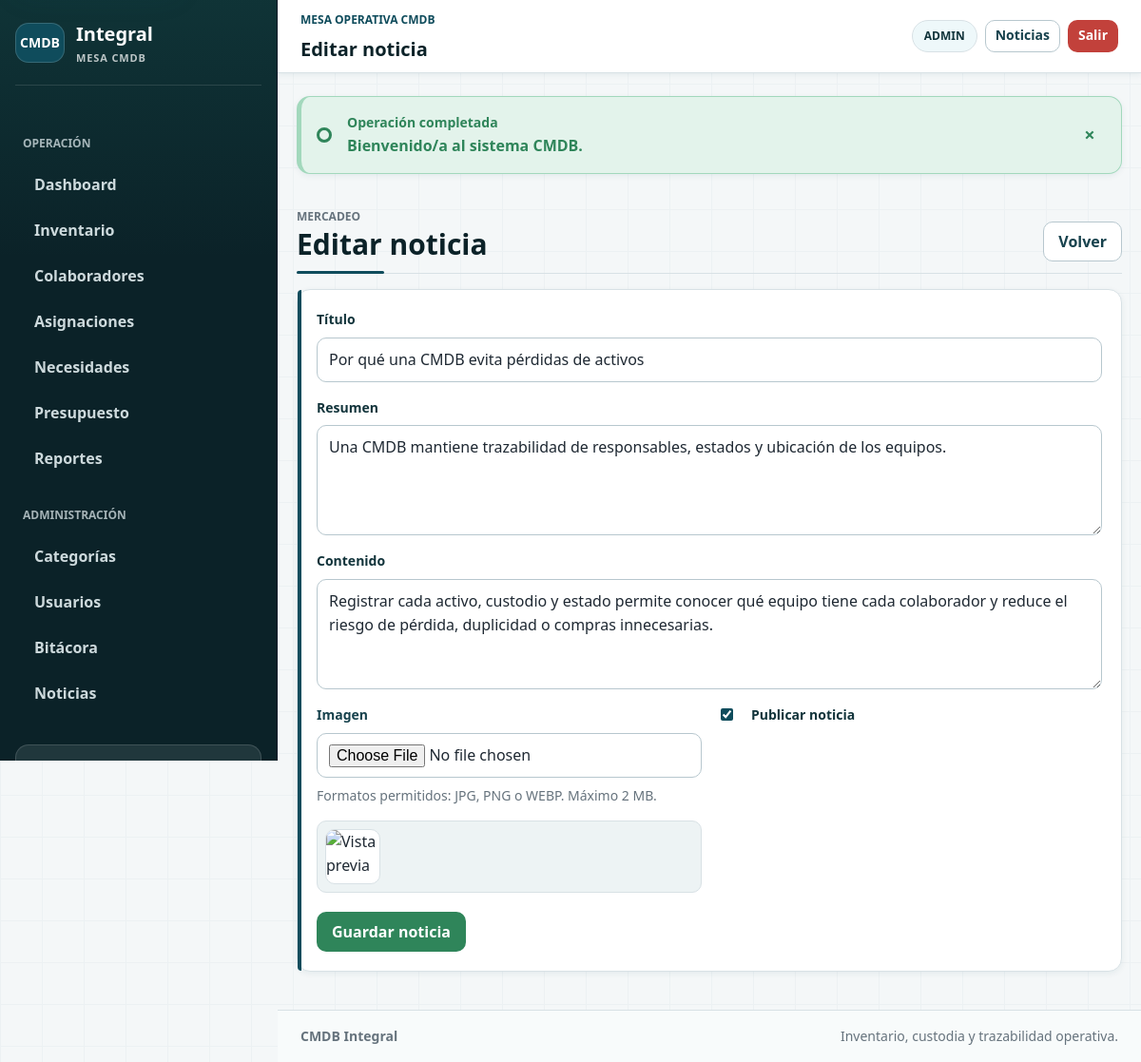
The app's page /CMDB_Semestral/public/news/edit?id=1 (signed in) with its own data.
### tables this page shows
CREATE TABLE `noticias` (
  `id` int UNSIGNED NOT NULL,
  `usuario_id` int UNSIGNED DEFAULT NULL,
  `titulo` varchar(180) NOT NULL,
  `resumen` varchar(300) NOT NULL,
  `contenido` text NOT NULL,
  `imagen` varchar(255) DEFAULT NULL,
  `publicada` tinyint(1) NOT NULL DEFAULT '1',
  `created_at` timestamp NOT NULL DEFAULT CURRENT_TIMESTAMP,
  `updated_at` timestamp NOT NULL DEFAULT CURRENT_TIMESTAMP ON UPDATE CURRENT_TIMESTAMP
);

### app/Core/View.php (called while the page is built, shortened)
<?php
final class View
{
    public static function render(string $view, array $data = []): void
    {
        $viewFile = dirname(__DIR__) . '/Views/' . $view . '.php';
        extract($data, EXTR_SKIP);
        try {
            require dirname(__DIR__) . '/Views/layout/header.php';
            require dirname(__DIR__) . '/Views/layout/flash.php';
            require $viewFile;
            require dirname(__DIR__) . '/Views/layout/footer.php';
        } finally {
            unset($_SESSION['_old_input']);
        }
    }
}

### app/Core/Controller.php (called while the page is built, shortened)
<?php
abstract class Controller
{
    protected function render(string $view, array $data = []): void
    {
        View::render($view, $data);
    }
}

### app/Controllers/NewsController.php (called while the page is built, shortened)
<?php
final class NewsController extends Controller
{
    private News $news;
    public function __construct(?ModelFactory $models = null)
    {
        $models ??= ModelFactory::default();
        $this->news = $models->news();
    }
    public function edit(): void
    {
        $article = $this->news->find((int) ($_GET['id'] ?? 0));
        $this->render('news/form', ['title' => 'Editar noticia', 'article' => $article]);
    }
}

### app/Core/Router.php (called while the page is built, shortened)
<?php
final class Router
{
    private array $routes = [];
    private $controllerFactory;
    public function __construct(?callable $controllerFactory = null)
    {
        $this->controllerFactory = $controllerFactory ?? static function (string $class): object {
            return new $class(ModelFactory::default());
        };
    }
    private function add(string $method, string $path, array $handler): void
    {
        $this->routes[$method][rtrim($path, '/') ?: '/'] = $handler;
    }
    public function dispatch(string $method, string $uri): void
    {
        $path = parse_url($uri, PHP_URL_PATH) ?: '/';
        $base = rtrim((string) Config::get('app.base_path', ''), '/');
        if ($base !== '' && str_starts_with($path, $base)) {
            $path = substr($path, strlen($base)) ?: '/';
        }
        $path = rtrim($path, '/') ?: '/';
        $lookupMethod = $method === 'HEAD' ? 'GET' : $method;
        $handler = $this->routes[$lookupMethod][$path] ?? null;
        [$class, $action] = $handler;
        $controller = ($this->controllerFactory)($class);
        $controller->$action();
    }
}

### public/index.php (called while the page is built, shortened)
<?php
require_once dirname(__DIR__) . '/app/Core/Autoloader.php';
require_once dirname(__DIR__) . '/app/Core/helpers.php';
Config::load(require dirname(__DIR__) . '/app/Config/config.php');
$router = new Router();
$router->get('/', [HomeController::class, 'index']);
$router->get('/news', [NewsController::class, 'index']);
$router->get('/qr', [InventoryController::class, 'qrLookup']);
$router->get('/login', [AuthController::class, 'loginForm']);
$router->post('/login', [AuthController::class, 'login']);
$router->get('/register', [AuthController::class, 'registerForm']);
$router->post('/register', [AuthController::class, 'register']);
$router->post('/logout', [AuthController::class, 'logout']);
$router->get('/forgot-password', [AuthController::class, 'forgotForm']);
$router->post('/forgot-password', [AuthController::class, 'forgot']);
$router->get('/reset-password', [AuthController::class, 'resetForm']);
$router->post('/reset-password', [AuthController::class, 'reset']);
$router->get('/dashboard', [DashboardController::class, 'index']);
$router->get('/audit', [AuditController::class, 'index']);
$router->get('/audit/trail', [AuditController::class, 'trail']);
$router->get('/audit/keys', [AuditController::class, 'keys']);
$router->post('/audit/keys/generate', [AuditController::class, 'generateKey']);
$router->post('/audit/keys/rotate', [AuditController::class, 'rotateKey']);
$router->post('/audit/keys/revoke', [AuditController::class, 'revokeKey']);
$router->post('/audit/signatures/verify', [AuditController::class, 'verifySignature']);
$router->get('/users', [UsersController::class, 'index']);
$router->get('/users/create', [UsersController::class, 'create']);
$router->post('/users/store', [UsersController::class, 'store']);
$router->get('/users/edit', [UsersController::class, 'edit']);
$router->post('/users/update', [UsersController::class, 'update']);
$router->post('/users/unlock', [UsersController::class, 'unlock']);
$router->post('/users/toggle-active', [UsersController::class, 'toggleActive']);
$router->get('/categories', [CategoriesController::class, 'index']);
$router->get('/categories/create', [CategoriesController::class, 'create']);
$router->post('/categories/store', [CategoriesController::class, 'store']);
$router->get('/categories/edit', [CategoriesController::class, 'edit']);
$router->post('/categories/update', [CategoriesController::class, 'update']);
$router->post('/categories/deactivate', [CategoriesController::class, 'deactivate']);
$router->get('/collaborators', [CollaboratorsController::class, 'index']);
$router->get('/collaborators/create', [CollaboratorsController::class, 'create']);
$router->post('/collaborators/store', [CollaboratorsController::class, 'store']);
$router->get('/collaborators/edit', [CollaboratorsController::class, 'edit']);
$router->post('/collaborators/update', [CollaboratorsController::class, 'update']);
$router->get('/inventory', [InventoryController::class, 'index']);
$router->get('/inventory/create', [InventoryController::class, 'create']);
$router->post('/inventory/store', [InventoryController::class, 'store']);
$router->get('/inventory/edit', [InventoryController::class, 'edit']);
$router->post('/inventory/update', [InventoryController::class, 'update']);
$router->get('/inventory/detail', [InventoryController::class, 'detail']);
$router->get('/inventory/qr-svg', [InventoryController::class, 'qrSvg']);
$router->get('/inventory/qr-download', [InventoryController::class, 'qrDownload']);
$router->post('/inventory/qr-generate', [InventoryController::class, 'qrGenerate']);
$router->post('/inventory/qr-regenerate', [InventoryController::class, 'qrRegenerate']);
$router->post('/inventory/qr-revoke', [InventoryController::class, 'qrRevoke']);
$router->post('/inventory/status', [InventoryController::class, 'status']);
$router->post('/inventory/reveal-license', [InventoryController::class, 'revealLicense']);
$router->post('/inventory/license-assign', [InventoryController::class, 'assignLicense']);
$router->post('/inventory/license-release', [InventoryController::class, 'releaseLicense']);
$router->get('/assignments', [AssignmentsController::class, 'index']);
$router->get('/assignments/create', [AssignmentsController::class, 'create']);
$router->post('/assignments/store', [AssignmentsController::class, 'store']);
$router->post('/assignments/close', [AssignmentsController::class, 'close']);
$router->post('/assignments/receive', [AssignmentsController::class, 'receive']);
$router->post('/assignments/review', [AssignmentsController::class, 'review']);
$router->get('/needs', [NeedsController::class, 'index']);
$router->post('/needs/update-status', [NeedsController::class, 'updateStatus']);
$router->post('/portal/needs/store', [NeedsController::class, 'createPortalRequest']);
$router->get('/budgets', [BudgetsController::class, 'index']);
$router->post('/budgets/generate', [BudgetsController::class, 'generate']);
$router->get('/budgets/excel', [BudgetsController::class, 'excel']);
$router->get('/reports', [ReportsController::class, 'index']);
$router->get('/reports/assets-excel', [ReportsController::class, 'assetsExcel']);
$router->get('/reports/assignments-excel', [ReportsController::class, 'assignmentsExcel']);
$router->get('/reports/available-excel', [ReportsController::class, 'availableExcel']);
$router->get('/reports/categories-excel', [ReportsController::class, 'categoriesExcel']);
$router->get('/reports/assigned-categories-excel', [ReportsController::class, 'assignedCategoriesExcel']);
$router->get('/reports/repairs-excel', [ReportsController::class, 'repairsExcel']);
$router->get('/reports/donations-excel', [ReportsController::class, 'donationsExcel']);
$router->get('/reports/discards-excel', [ReportsController::class, 'discardsExcel']);
$router->get('/reports/licenses-excel', [ReportsController::class, 'licensesExcel']);
$router->get('/reports/license-seats-excel', [ReportsController::class, 'licenseSeatsExcel']);
$router->get('/reports/expirations-excel', [ReportsController::class, 'expirationsExcel']);
$router->get('/reports/depreciation-excel', [ReportsController::class, 'depreciationExcel']);
$router->get('/reports/needs-excel', [ReportsController::class, 'needsExcel']);
$router->get('/reports/returns-excel', [ReportsController::class, 'returnsExcel']);
$router->get('/reports/reviews-excel', [ReportsController::class, 'reviewsExcel']);
$router->get('/reports/state-history-excel', [ReportsController::class, 'stateHistoryExcel']);
$router->get('/portal', [PortalController::class, 'index']);
$router->get('/portal/password', [PortalController::class, 'passwordForm']);
$router->post('/portal/password', [PortalController::class, 'changePassword']);
$router->post('/portal/returns/store', [PortalController::class, 'requestReturn']);
$router->get('/news/admin', [NewsController::class, 'adminIndex']);
$router->get('/news/create', [NewsController::class, 'create']);
$router->post('/news/store', [NewsController::class, 'store']);
$router->get('/news/edit', [NewsController::class, 'edit']);
$router->post('/news/update', [NewsController::class, 'update']);
$router->dispatch($_SERVER['REQUEST_METHOD'], $_SERVER['REQUEST_URI']);

### app/Core/Autoloader.php (called while the page is built, shortened)
<?php
spl_autoload_register(function (string $class): void {
    $prefix = 'App\\';
    $baseDir = dirname(__DIR__) . DIRECTORY_SEPARATOR;
    $relative = substr($class, strlen($prefix));
    $file = $baseDir . str_replace('\\', DIRECTORY_SEPARATOR, $relative) . '.php';
});

### app/Core/ModelFactory.php (called while the page is built, shortened)
<?php
final class ModelFactory
{
    public function news(): News
    {
        return new News($this->db);
    }
}

### app/Core/Database.php (called while the page is built, shortened)
<?php
final class Database
{
    private PDO $pdo;
    private function __construct()
    {
        $host = Config::get('db.host');
        $db = Config::get('db.database');
        $charset = Config::get('db.charset', 'utf8mb4');
        $dsn = "mysql:host={$host};dbname={$db};charset={$charset}";
        try {
            $this->pdo = new PDO(
                $dsn,
                Config::get('db.user'),
                Config::get('db.password'),
                [
                    PDO::ATTR_ERRMODE => PDO::ERRMODE_EXCEPTION,
                    PDO::ATTR_DEFAULT_FETCH_MODE => PDO::FETCH_ASSOC,
                    PDO::ATTR_EMULATE_PREPARES => false,
                ]
            );
        } catch (PDOException $exception) {
            throw new DatabaseException('No fue posible conectar con la base de datos.', 0, $exception);
        }
    }
    public function fetch(string $sql, array $params = []): ?array
    {
        try {
            $statement = $this->pdo->prepare($sql);
            $statement->execute($params);
            $row = $statement->fetch();
        } catch (PDOException $exception) {
            throw new DatabaseException('No fue posible consultar la base de datos.', 0, $exception);
        }
        return $row ?: null;
    }
}

### app/Core/Config.php (called while the page is built, shortened)
<?php
final class Config
{
    private static array $data = [];
    public static function load(array $data): void
    {
        self::$data = $data;
    }
    public static function get(string $key, mixed $default = null): mixed
    {
        $segments = explode('.', $key);
        $value = self::$data;
        foreach ($segments as $segment) {
            $value = $value[$segment];
        }
        return $value;
    }
}

### app/Models/News.php (called while the page is built, shortened)
<?php
final class News
{
    public function find(int $id): ?array
    {
        return $this->db->fetch("SELECT * FROM noticias WHERE id = :id", ['id' => $id]);
    }
}

### app/Core/helpers.php (called while the page is built, shortened)
<?php
function e(mixed $value): string
{
    return htmlspecialchars((string) $value, ENT_QUOTES, 'UTF-8');
}
function url(string $path = ''): string
{
    $base = rtrim((string) Config::get('app.base_path', ''), '/');
    $path = ltrim($path, '/');
    return $path === '' ? ($base ?: '/') : ($base . '/' . $path);
}
function old_value(string $key, mixed $default = ''): mixed
{
    return $default;
}
function has_old_input(): bool
{
    return isset($_SESSION['_old_input']) && is_array($_SESSION['_old_input']);
}
function old_checked(string $key, bool|int $default = false): string
{
    return checked($default);
}
function checked(bool|int $value): string
{
    return (bool) $value ? 'checked' : '';
}

### app/Views/news/form.php (the view, shortened to what this page needs)
<?php
$editing = $article !== null;
$field = static fn (string $key, mixed $default = ''): mixed => old_value($key, $article[$key] ?? $default);
?>
<section class="section-header">
    <div><p class="eyebrow">Mercadeo</p><h1><?= e($editing ? 'Editar noticia' : 'Nueva noticia') ?></h1></div>
    <a class="btn btn-light" href="<?= url('news/admin') ?>">Volver</a>
</section>
<form class="card form-card" method="post" enctype="multipart/form-data" action="<?= url($editing ? 'news/update' : 'news/store') ?>">
    <div class="form-grid">
        <div class="form-group full"><label>Título</label><input name="titulo" value="<?= e($field('titulo')) ?>" required></div>
        <div class="form-group full"><label>Resumen</label><textarea name="resumen" required><?= e($field('resumen')) ?></textarea></div>
        <div class="form-group full"><label>Contenido</label><textarea name="contenido" required><?= e($field('contenido')) ?></textarea></div>
        <div class="form-group"><label>Imagen</label><input type="file" name="imagen" accept=".jpg,.jpeg,.png,.webp"></div>
        <div class="form-group"><label class="check-row"><input type="checkbox" name="publicada" value="1" <?= old_checked('publicada', $article['publicada'] ?? 1) ?>> Publicar noticia</label></div>
    </div>
    <div class="button-row"><button class="btn btn-success" type="submit">Guardar noticia</button></div>
</form>

### records on screen
noticias: titulo "Por qué una CMDB evita pérdidas de activos", resumen "Una CMDB mantiene trazabilidad de responsables, estados y ubicación de los equipos.", contenido "Registrar cada activo, custodio y estado permite conocer qué equipo tiene cada colaborador y reduce el riesgo de pérdida, duplicidad o compras innecesarias."

### other values on screen
$navItem['label'] "Dashboard"
$navItem['label'] "Inventario"
$navItem['label'] "Colaboradores"
$navItem['label'] "Asignaciones"
$navItem['label'] "Necesidades"
$navItem['label'] "Presupuesto"
$navItem['label'] "Reportes"
$navItem['label'] "Categorías"
$navItem['label'] "Usuarios"
$navItem['label'] "Bitácora"
$navItem['label'] "Noticias"
$title "Editar noticia"
$sessionUser['rol'] "ADMIN"
$success "Bienvenido/a al sistema CMDB."
$editing ? 'Editar noticia' : 'Nueva noticia' "Editar noticia"
